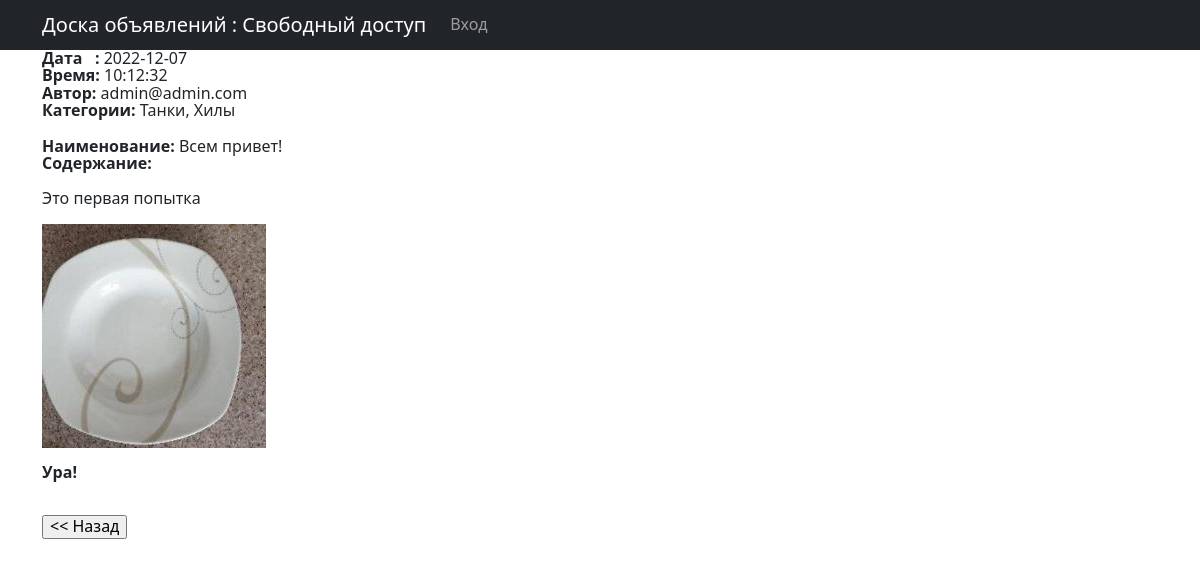
/1/, run on the app's committed database.
### docs_work/models.py (models this page shows, shortened)
class Post(models.Model):
    time_in = models.DateTimeField(auto_now_add = True)
    user    = models.ForeignKey(User, on_delete = models.CASCADE, blank=True, null=True)
    title   = models.CharField(max_length = 255)
    body    = RichTextUploadingField(blank=True)
    category = models.ManyToManyField(Category, through = 'PostCategory')

### users/models.py (models this page shows, shortened)
class CustomUser(AbstractBaseUser, PermissionsMixin):
    email = models.EmailField('email address', unique=True)
    is_staff = models.BooleanField(default=False)
    is_active = models.BooleanField(default=True)
    date_joined = models.DateTimeField(default=timezone.now)
    USERNAME_FIELD = 'email'
    REQUIRED_FIELDS = []
    objects = CustomUserManager()

### docs_free/views.py (the view)
# urls.py: path('<int:pk>/', PostDetailView.as_view(), name='post_detail'),
class PostDetailView(DetailView):
    model = Post
    template_name = 'docs_free/post_detail.html'
    context_object_name = 'post_detail'
    def get_context_data(self, **kwargs):
        context = super(PostDetailView, self).get_context_data(**kwargs)
        post_id = self.kwargs['pk']
        cat_ids = PostCategory.objects.filter(post_id=post_id)
        categories = ''
        for cat in list(cat_ids):
            cat_id = cat.category_id
            category = Category.objects.get(pk=cat_id).name
            categories += category+', '
        context['category'] = categories[:-2]
        return context

### templates/docs_free/post_detail.html (shortened to what this page needs)
{% extends 'docs_free/flatpages/default.html' %}
{% block title %}
 <div align="left">
     <b>Дата &nbsp;&nbsp;:</b>  {{ post_detail.time_in|date:'Y-m-d' }}<br>
     <b>Время:</b>  {{ post_detail.time_in|date:'H:m:s' }}<br>
     <b>Автор:</b>  {{ post_detail.user.email }} <br>
     <b>Категории:</b> {{ category }}
{% endblock title %}
{% block content %}
     </div><br>
     <div align="justify">
     <b>Наименование:</b>
     {{ post_detail.title }}<br>
     <b>Содержание:</b><br><br>
     {{ post_detail.body|safe }}<br>
     <input type="button" onclick="history.back();" value="<< Назад"/>
     </div>
{% endblock content %}

### templates/docs_free/post_detail.html (style rules this page uses)
div { line-height: 1.15; }
div { line-height: 1.1; }

### data on the page
Post: time_in "2022-12-07", time_in "10:12:32", user.email "admin@admin.com", title "Всем привет!", body "Это первая попытка Ура!", body (picture)

### other printed values
{{ category }} "Танки, Хилы"
